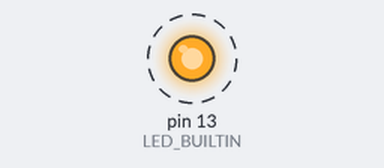
Bench run of a sketch on a simulated Arduino Uno, built with avr-gcc and run on an emulated ATmega328P. On the bench: output pins drawn as LEDs (lit = HIGH). Dashed ring = blinking. What the sketch prints to the serial monitor is not drawn.

Above: at 0.5 s.
Timing chart, 0 to 4.6 s (numbered marks = the images above):
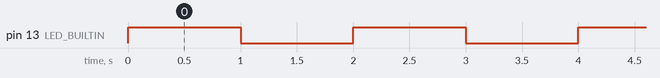

The sketch:

subprogram_test.ino
```cpp
#include <Arduino.h>

int val;

void setup()
{
  pinMode(LED_BUILTIN, OUTPUT);
  Serial.begin(9600);
}

void loop()
{
  blink();
  delay(1000);
}
```

blink.ino
```cpp
void blink()
{
  val = digitalRead(LED_BUILTIN);
  val=!val;
  digitalWrite(LED_BUILTIN,val);
  Serial.println("Hello Buddy!!!");
}
```

Measured:
- by itself, pin 13 (LED_BUILTIN): alternates HIGH for 1.0 s and LOW for 1.0 s
